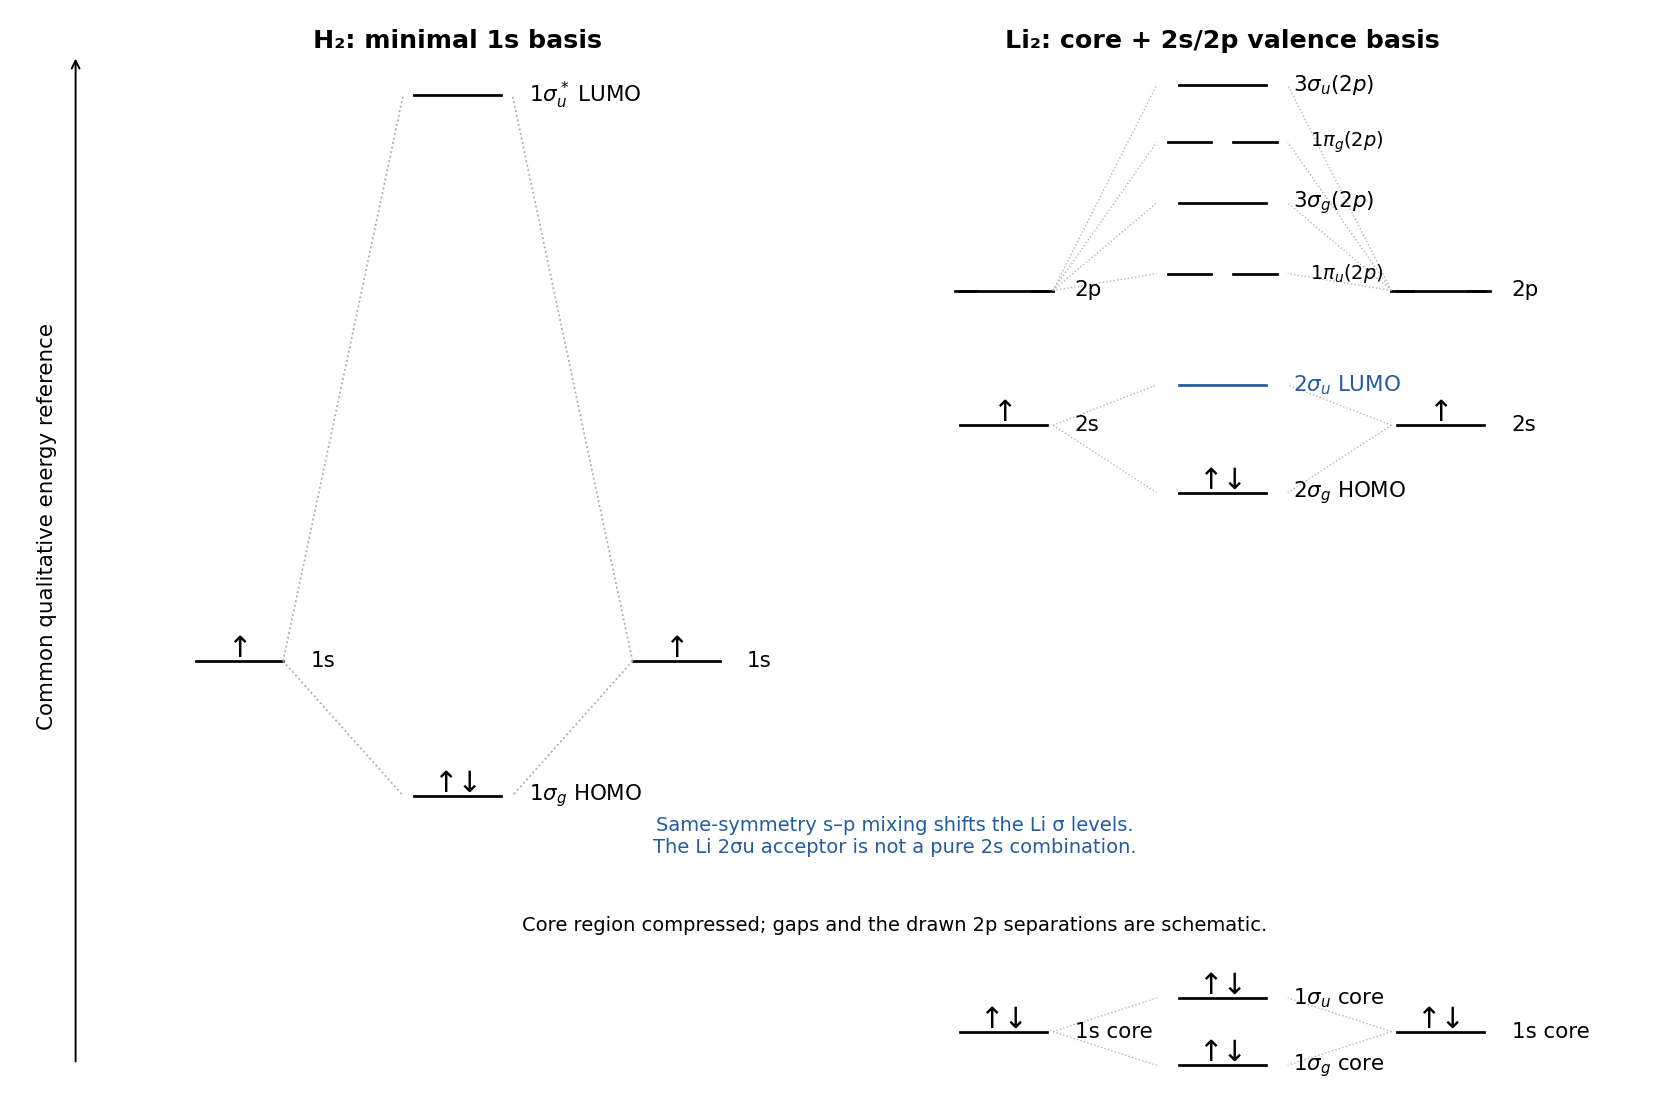

This chart was generated by the following Python code:
"""Original solution diagram; writes its PNG basename to the current directory."""
from pathlib import Path
import sys
for ancestor in Path(__file__).resolve().parents:
    if (ancestor/'tools'/'chemistry_diagram.py').exists():
        sys.path.insert(0,str(ancestor/'tools'));break
import matplotlib
matplotlib.use('Agg')
import matplotlib.pyplot as plt
import numpy as np
from matplotlib.patches import Circle, Ellipse, FancyArrowPatch, PathPatch
from matplotlib.path import Path as MplPath
from chemistry_diagram import bond, atom, curly, wedge, finish, save, BLUE, ORANGE

fig,ax=plt.subplots(figsize=(12,8),facecolor='white')
ax.set(xlim=(-1,14),ylim=(-25,7));ax.axis('off')
def level(x,y,label='',occ=0,w=.8,color='black'):
 ax.plot([x-w/2,x+w/2],[y,y],color=color,lw=1.4)
 if occ:ax.text(x,y+.12,'↑↓' if occ==2 else '↑',ha='center',fontsize=15)
 if label:ax.text(x+.65,y,label,va='center',fontsize=11,color=color)
ax.annotate('',(-.5,6),(-.5,-24),arrowprops={'arrowstyle':'->'});ax.text(-.85,-8,'Common qualitative energy reference',rotation=90,va='center',fontsize=11)
for x in [1,5]:level(x,-12,'1s',1)
level(3,-16,r'$1\sigma_g$ HOMO',2);level(3,4.8,r'$1\sigma_u^*$ LUMO')
for x in [1.4,4.6]:
 for y in [-16,4.8]:ax.plot([x,2.5 if x<3 else 3.5],[-12,y],ls=':',lw=.9,color='.65')
ax.text(3,6.2,'H₂: minimal 1s basis',ha='center',fontsize=13,weight='bold')
for x in [8,12]:
 level(x,-5,'2s',1);level(x,-1,'2p',0)
 for d in [-.35,.35]:level(x+d,-1,w=.2)
 level(x,-23,'1s core',2)
level(10,-7,r'$2\sigma_g$ HOMO',2);level(10,-3.8,r'$2\sigma_u$ LUMO',0,color=BLUE)
for x in [9.7,10.3]:level(x,-2,w=.4)
ax.text(10.8,-2,r'$1\pi_u(2p)$',va='center',fontsize=10)
level(10,1.6,r'$3\sigma_g(2p)$');level(10,5.1,r'$3\sigma_u(2p)$')
for x in [9.7,10.3]:level(x,3.4,w=.4)
ax.text(10.8,3.4,r'$1\pi_g(2p)$',va='center',fontsize=10)
level(10,-22,r'$1\sigma_u$ core',2);level(10,-24,r'$1\sigma_g$ core',2)
for x in [8.45,11.55]:
 for ya,yb in [(-5,-7),(-5,-3.8),(-1,-2),(-1,1.6),(-1,3.4),(-1,5.1),(-23,-24),(-23,-22)]:ax.plot([x,9.4 if x<10 else 10.6],[ya,yb],ls=':',color='.7',lw=.7)
ax.text(10,6.2,'Li₂: core + 2s/2p valence basis',ha='center',fontsize=13,weight='bold')
ax.text(7,-17.7,'Same-symmetry s–p mixing shifts the Li σ levels.\nThe Li 2σu acceptor is not a pure 2s combination.',ha='center',fontsize=10,color=BLUE)
ax.text(7,-20,'Core region compressed; gaps and the drawn 2p separations are schematic.',ha='center',fontsize=10)

fig.tight_layout();save(fig,'paper-1-diatomic-orbitals.png')
